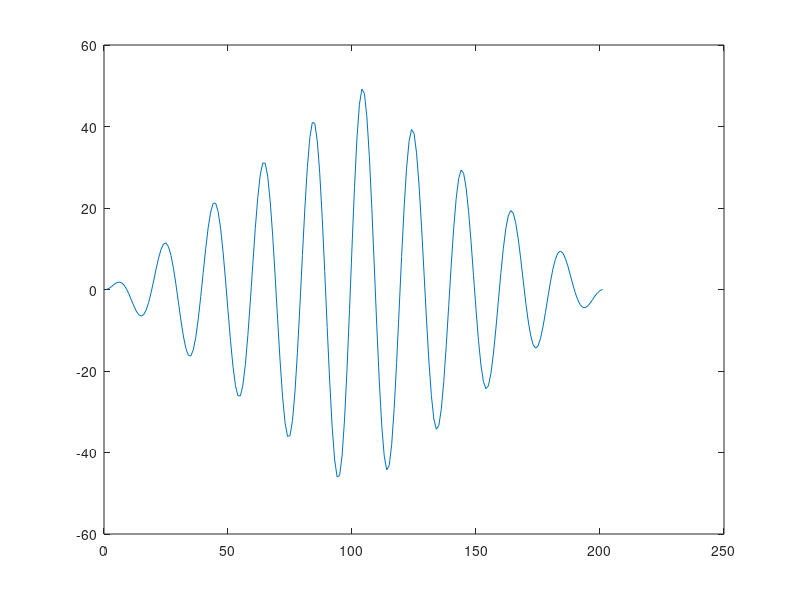

MATLAB code for this plot:
f = 5 ;
t = 0:0.01:1;

sig1 = sin(2*pi*f*t);
sig2 = sin(2*pi*f*t+pi/3);

a = xcorr(sig1,sig2);

find(a == max(a))

plot(a)
